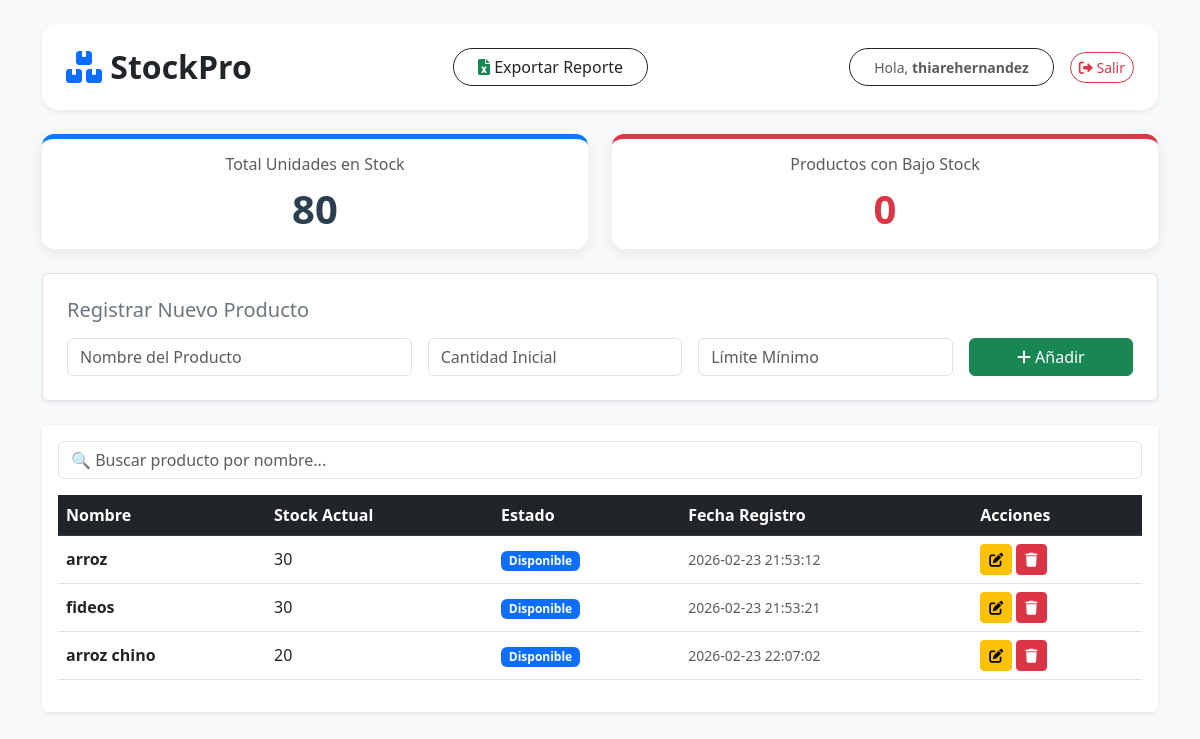
/ (signed in), run on the app's committed database.
### tables this page shows
CREATE TABLE usuarios (
            id INTEGER PRIMARY KEY AUTOINCREMENT,
            username TEXT UNIQUE NOT NULL,
            password TEXT NOT NULL
        );

CREATE TABLE productos (
        id INTEGER PRIMARY KEY AUTOINCREMENT,
        nombre TEXT NOT NULL,
        cantidad INTEGER NOT NULL,
        stock_minimo INTEGER NOT NULL,
        fecha DATETIME DEFAULT CURRENT_TIMESTAMP
    );

### app/routes.py (the view)
@app.route('/')
@login_required
def index():
    db = conectar_db()
    productos = db.execute('SELECT * FROM productos').fetchall()
    res_total = db.execute('SELECT SUM(cantidad) FROM productos').fetchone()
    total_unidades = res_total[0] if res_total[0] else 0
    res_bajo = db.execute('SELECT COUNT(*) FROM productos WHERE cantidad <= stock_minimo').fetchone()
    conteo_bajo = res_bajo[0] if res_bajo[0] else 0
    db.close()
    return render_template('index.html',
                           productos=productos,
                           total_items=total_unidades,
                           bajo_stock=conteo_bajo)

### app/routes.py (called while the page is built)
@login_manager.user_loader
def load_user(user_id):
    db = conectar_db()
    res = db.execute('SELECT * FROM usuarios WHERE id = ?', (user_id,)).fetchone()
    db.close()
    if res:
        return User(res['id'], res['username'])
    return None

def conectar_db():
    ruta_db = os.path.join(os.path.dirname(__file__), '..', 'database.db')
    conexion = sqlite3.connect(ruta_db)
    conexion.row_factory = sqlite3.Row
    return conexion

### templates/index.html (shortened to what this page needs)
<!DOCTYPE html>
<html lang="es">
<head>
    <link href="https://cdn.jsdelivr.net/npm/bootstrap@5.3.0/dist/css/bootstrap.min.css" rel="stylesheet">
    <link rel="stylesheet" href="https://cdnjs.cloudflare.com/ajax/libs/font-awesome/6.0.0/css/all.min.css">
    <link rel="stylesheet" href="{{ url_for('static', filename='style.css') }}">
</head>
<body class="bg-light">
    <div class="container py-4">
        <header class="navbar-custom d-flex justify-content-between align-items-center p-4 mb-4 bg-white shadow-sm rounded-4">
            <h2 class="m-0 text-dark fw-bold">
                <i class="fas fa-boxes text-primary"></i> StockPro
            </h2>
            <a href="/exportar" class="btn btn-outline-dark rounded-pill px-4">
                <i class="fas fa-file-excel text-success"></i> Exportar Reporte
            <div class="d-flex align-items-center gap-3">
    <span class="text-muted small">Hola, <b>{{ current_user.username }}</b></span>
    <a href="/logout" class="btn btn-sm btn-outline-danger rounded-pill">
        <i class="fas fa-sign-out-alt"></i> Salir
    </a>
</div>
</a>
        </header>
        <main class="contenido-principal">
            <section class="seccion-resumen row mb-4">
                <div class="col-md-6">
                    <div class="cuadro-kpi info-total text-center p-3">
                        <h6 class="text-muted">Total Unidades en Stock</h6>
                        <h2 class="valor-kpi fw-bold">{{ total_items }}</h2>
                    </div>
                </div>
                <div class="col-md-6">
                    <div class="cuadro-kpi info-alerta text-center p-3">
                        <h6 class="text-muted">Productos con Bajo Stock</h6>
                        <h2 class="valor-kpi text-danger fw-bold">{{ bajo_stock }}</h2>
                    </div>
                </div>
            </section>
            <section class="seccion-registro-producto p-4 mb-4 border rounded shadow-sm bg-white">
                <h5 class="mb-3 text-secondary">Registrar Nuevo Producto</h5>
                <form action="/agregar" method="POST" class="row g-3">
                    <div class="col-md-4">
                        <input type="text" name="nombre" class="form-control" placeholder="Nombre del Producto" required>
                    </div>
                    <div class="col-md-3">
                        <input type="number" name="cantidad" class="form-control" placeholder="Cantidad Inicial" required>
                    </div>
                    <div class="col-md-3">
                        <input type="number" name="stock_minimo" class="form-control" placeholder="Límite Mínimo" required>
                    </div>
                    <div class="col-md-2">
                        <button type="submit" class="btn btn-success w-100">
                            <i class="fas fa-plus"></i> Añadir
                        </button>
                    </div>
                </form>
            </section>
            <section class="seccion-inventario bg-white p-3 rounded shadow-sm">
                <div class="buscador-contenedor mb-3">
                    <input type="text" id="buscador" class="form-control" placeholder="🔍 Buscar producto por nombre...">
                </div>
                <table class="table table-hover align-middle">
                    <thead class="table-dark">
                        <tr>
                            <th>Nombre</th>
                            <th>Stock Actual</th>
                            <th>Estado</th>
                            <th>Fecha Registro</th>
                            <th>Acciones</th>
                        </tr>
                    </thead>
                    <tbody>
                        {% for p in productos %}
                        <tr>
                            <td class="fw-bold">{{ p.nombre }}</td>
                            <td>{{ p.cantidad }}</td>
                            <td>
                                {% if p.cantidad <= p.stock_minimo %}
                                    <span class="badge bg-danger">Bajo Stock</span>
                                {% else %}
                                    <span class="badge bg-primary">Disponible</span>
                                {% endif %}
                            </td>
                            <td class="text-muted small">{{ p.fecha }}</td>
                            <td>
                                <a href="/editar/{{ p.id }}" class="btn btn-sm btn-warning">
                                    <i class="fas fa-edit"></i>
                                </a>
                                <a href="/eliminar/{{ p.id }}" class="btn btn-sm btn-danger">
                                    <i class="fas fa-trash"></i>
                                </a>
                            </td>
                        </tr>
                        {% endfor %}
                    </tbody>
                </table>
            </section>
        </main>
    </div>
</body>
</html>

### static/style.css (style rules this page uses)
:root { --sidebar-width: 250px; --bg-light: #f4f7fe; --card-shadow: 0 10px 30px rgba(0, 0, 0, 0.05); }
body { background-color: var(--bg-light); display: flex; min-height: 100vh; }
.cuadro-kpi { background: white; border-radius: 15px; box-shadow: 0 4px 12px rgba(0,0,0,0.05); border: 1px solid #eee; }
.info-alerta { border-left: 5px solid #dc3545; }
.info-total { border-left: 5px solid #0d6efd; }
.valor-kpi { margin: 0; font-size: 2rem; }
.seccion-resumen { margin-top: 20px; }
.cuadro-kpi { background-color: #ffffff; border-radius: 12px; padding: 25px; box-shadow: 0 4px 15px rgba(0, 0, 0, 0.08); transition: transform 0.2s ease; border: none; }
.info-total { border-top: 5px solid #007bff; }
.info-alerta { border-top: 5px solid #dc3545; }
.valor-kpi { font-size: 2.5rem; color: #2c3e50; margin-top: 10px; }

### data on the page
usuarios: username "thiarehernandez"
productos: nombre "arroz", cantidad "30", stock_minimo "Disponible", fecha "2026-02-23 21:53:12"
productos: nombre "fideos", cantidad "30", stock_minimo "Disponible", fecha "2026-02-23 21:53:21"
productos: nombre "arroz chino", cantidad "20", stock_minimo "Disponible", fecha "2026-02-23 22:07:02"

### other printed values
{{ total_items }} "80"
{{ bajo_stock }} "0"
